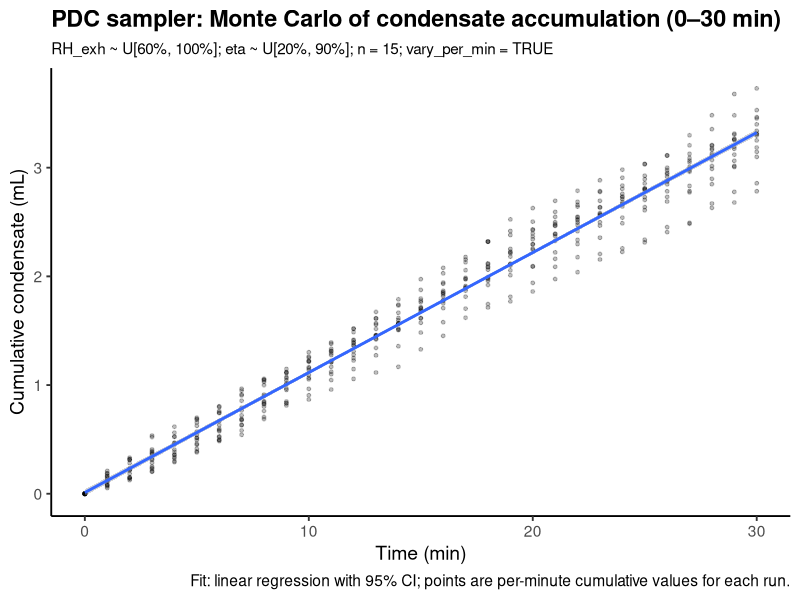
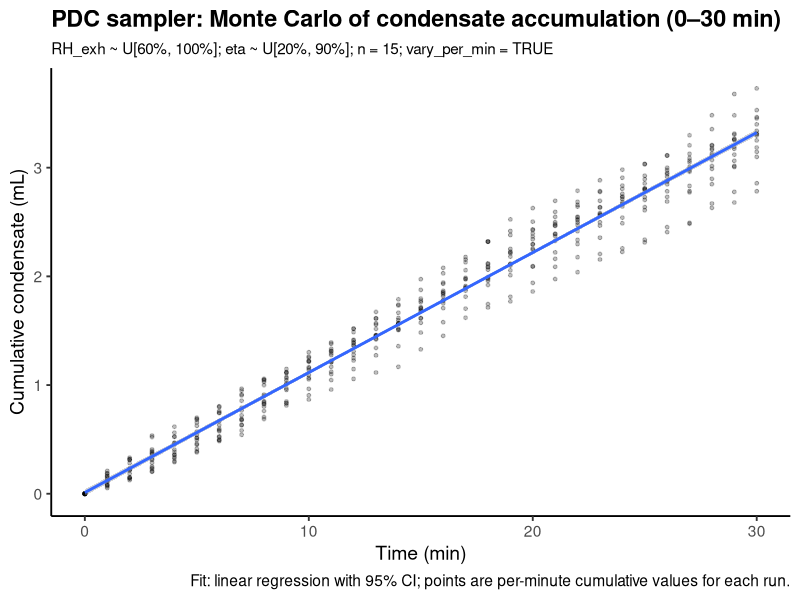
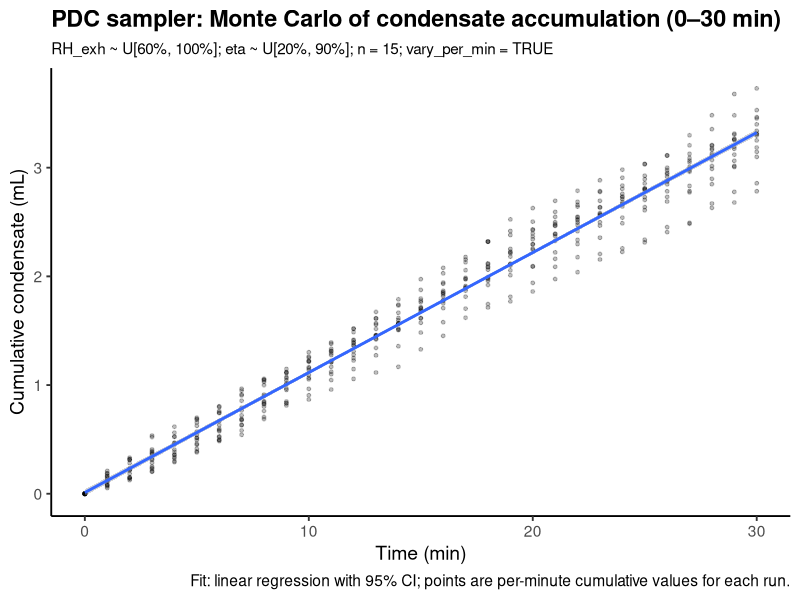
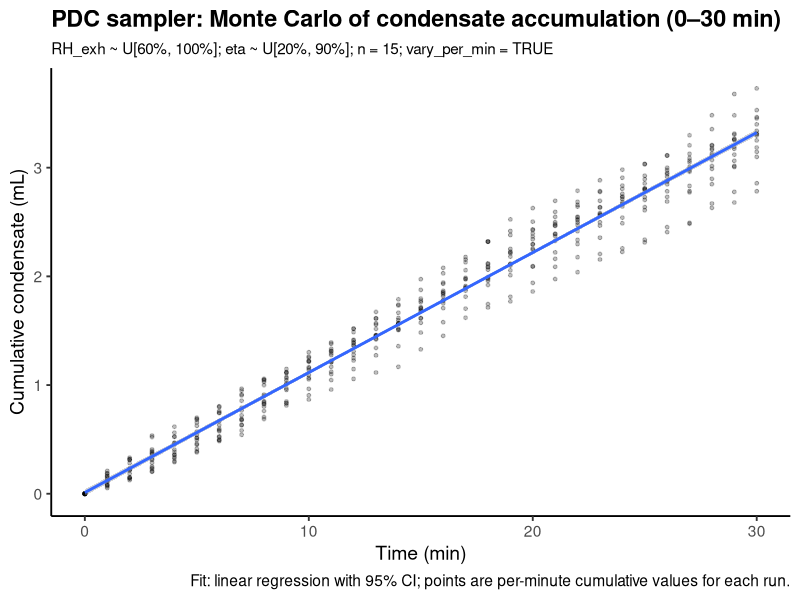

Reproduce these figures in R, in order.
# =====================================================================
# Title:    Monte Carlo simulation of PDC-sampler condensate generation
# Purpose:  Reproduce Fig. 2a (0–30 min cumulative condensate + 95% CI)
# Method:   Simple humidity-mixing / saturation-approach model;
#           stochastic RH_exh and collection efficiency (eta).
# Theory:   Supplementary Text S1; parameters in Supplementary Table S2.
#
# Usage:
#   - Put this script in repo root (e.g., scripts/ or root).
#   - Outputs are written to relative folders: ./data/ and ./figures/
#   - Run in R: source("pdc_montecarlo_condensate.R")
#     (Optional) set.seed(20251104) for exact reproducibility.
#
# Dependencies: ggplot2, dplyr (install.packages(c("ggplot2","dplyr")))
#
# Outputs:
#   data/PDC_MonteCarlo_cumulative_time_series.csv
#   data/PDC_MonteCarlo_summary_by_time.csv
#   figures/PDC_MonteCarlo_CumVolume_vs_Time.{svg,pdf,tiff}
#
# Metadata:
#   Version: 1.0
#   Author:  Gao Han
#   Affil.:  School of Biological Science and Medical Engineering,
#            Southeast University
#   Date:    2025-11-04
#   Notes:   No personal data; simulation only.
# =====================================================================

suppressPackageStartupMessages({
  library(ggplot2)
  library(dplyr)
})

# --------------------------
# Fixed physical parameters
# --------------------------
p_kPa        <- 101.325   # total pressure (kPa)
R_kPaL_molK  <- 8.314     # gas constant (kPa·L/(mol·K))
rho_w_kg_L   <- 1.0       # water density (kg/L)
M_da_kg_mol  <- 0.02897   # dry air molar mass (kg/mol)

# --------------------------
# Operating conditions
# --------------------------
Vdot_exh_Lpm <- 10        # exhaled flow (L/min)
T_exh_C      <- 28        # exhaled gas temperature (°C)
Vdot_amb_Lpm <- 15        # make-up air flow (L/min)
T_amb_C      <- 20        # make-up air temperature (°C)
RH_amb       <- 0.50      # make-up air relative humidity (-)
Vdot_PDC_Lpm <- 25        # total draw by PDC (L/min) [Vdot_exh + Vdot_amb]
T_out_C      <- 4         # outlet gas temperature after condensation (°C)

# --------------------------
# Monte Carlo settings
# --------------------------
# set.seed(20251104)      # uncomment for reproducibility
n_runs       <- 15        # number of simulated trajectories
t_end_min    <- 30        # total simulated time (min)
dt_min       <- 1         # time step (min)
vary_per_min <- TRUE      # TRUE: RH_exh and eta vary every minute

# Stochastic ranges (uniform)
RH_exh_min <- 0.60        # exhaled RH lower bound (-)
RH_exh_max <- 1.00        # exhaled RH upper bound (-)
eta_min    <- 0.20        # collection efficiency lower bound (-)
eta_max    <- 0.90        # collection efficiency upper bound (-)

# --------------------------
# I/O (GitHub-friendly paths)
# --------------------------
dir_data <- file.path("data")
dir_fig  <- file.path("figures")
if (!dir.exists(dir_data)) dir.create(dir_data, recursive = TRUE, showWarnings = FALSE)
if (!dir.exists(dir_fig))  dir.create(dir_fig,  recursive = TRUE, showWarnings = FALSE)

# --------------------------
# Saturation vapor pressure (kPa), Magnus formula
# --------------------------
es_kPa <- function(T_C) {
  0.61094 * exp(17.625 * T_C / (T_C + 243.04))
}

# ------------------------------------------------------------
# One-step (1 min) condensate flow rate
# Returns:
#   Vdot_upper_Lpm : theoretical upper limit (no efficiency)
#   Vdot_eta_Lpm   : effective value with efficiency eta
# ------------------------------------------------------------
step_Vdot <- function(RH_exh, eta_effect) {
  # vapor partial pressures
  e_exh_kPa <- RH_exh * es_kPa(T_exh_C)
  e_amb_kPa <- RH_amb  * es_kPa(T_amb_C)
  
  # humidity ratios (kg water/kg dry air)
  w_exh <- 0.62198 * e_exh_kPa / (p_kPa - e_exh_kPa)
  w_amb <- 0.62198 * e_amb_kPa / (p_kPa - e_amb_kPa)
  
  # total molar flow rates (mol/min)
  n_tot_exh <- p_kPa * Vdot_exh_Lpm / (R_kPaL_molK * (T_exh_C + 273.15))
  n_tot_amb <- p_kPa * Vdot_amb_Lpm / (R_kPaL_molK * (T_amb_C + 273.15))
  
  # dry-air molar flows (mol/min)
  xw_exh <- e_exh_kPa / p_kPa
  xw_amb <- e_amb_kPa / p_kPa
  n_dry_exh <- n_tot_exh * (1 - xw_exh)
  n_dry_amb <- n_tot_amb * (1 - xw_amb)
  
  # dry-air mass flows (kg/min)
  mdot_dry_exh <- n_dry_exh * M_da_kg_mol
  mdot_dry_amb <- n_dry_amb * M_da_kg_mol
  mdot_dry_mix <- mdot_dry_exh + mdot_dry_amb
  
  # mixed humidity and saturated humidity at outlet temperature
  mdot_w_mix <- w_exh * mdot_dry_exh + w_amb * mdot_dry_amb
  w_mix      <- mdot_w_mix / mdot_dry_mix
  w_out_star <- 0.62198 * es_kPa(T_out_C) / (p_kPa - es_kPa(T_out_C))
  
  # condensate mass and volume rates
  delta_w <- max(0, w_mix - w_out_star)
  mdot_cond_upper <- delta_w * mdot_dry_mix            # kg/min
  Vdot_upper_Lpm  <- mdot_cond_upper / rho_w_kg_L      # L/min
  Vdot_eta_Lpm    <- eta_effect * Vdot_upper_Lpm       # L/min
  
  c(Vdot_upper_Lpm = Vdot_upper_Lpm, Vdot_eta_Lpm = Vdot_eta_Lpm)
}

# ------------------------------------------------------------
# Simulate one trajectory (returns cumulative volume by minute)
# ------------------------------------------------------------
simulate_one_run <- function(run_id) {
  times   <- seq(0, t_end_min, by = dt_min)
  n_steps <- length(times) - 1
  
  if (vary_per_min) {
    RH_series  <- runif(n_steps, RH_exh_min, RH_exh_max)
    eta_series <- runif(n_steps, eta_min,    eta_max)
  } else {
    RH_val  <- runif(1, RH_exh_min, RH_exh_max)
    eta_val <- runif(1, eta_min,    eta_max)
    RH_series  <- rep(RH_val,  n_steps)
    eta_series <- rep(eta_val, n_steps)
  }
  
  V_upper_cum <- numeric(n_steps + 1)  # mL
  V_eta_cum   <- numeric(n_steps + 1)
  
  for (k in 1:n_steps) {
    rates <- step_Vdot(RH_exh = RH_series[k], eta_effect = eta_series[k]) # L/min
    V_upper_cum[k + 1] <- V_upper_cum[k] + rates["Vdot_upper_Lpm"] * dt_min * 1000  # mL
    V_eta_cum[k + 1]   <- V_eta_cum[k]   + rates["Vdot_eta_Lpm"]   * dt_min * 1000  # mL
  }
  
  data.frame(
    run_id          = run_id,
    time_min        = times,
    V_cum_upper_mL  = V_upper_cum,
    V_cum_eta_mL    = V_eta_cum
  )
}

# --------------------------
# Monte Carlo execution
# --------------------------
mc_df <- dplyr::bind_rows(lapply(1:n_runs, simulate_one_run))

# Primary dataset for plotting (effective condensate only)
plot_df <- mc_df %>% select(run_id, time_min, V_cum_eta_mL)

# Time-wise summary statistics (for reference)
summary_df <- plot_df %>%
  group_by(time_min) %>%
  summarise(
    mean_mL = mean(V_cum_eta_mL),
    sd_mL   = sd(V_cum_eta_mL),
    q025    = quantile(V_cum_eta_mL, 0.025),
    q975    = quantile(V_cum_eta_mL, 0.975),
    .groups = "drop"
  )

# --------------------------
# Visualization
# --------------------------
p <- ggplot(plot_df, aes(x = time_min, y = V_cum_eta_mL)) +
  geom_point(alpha = 0.25, size = 1.0) +
  stat_smooth(method = "lm", se = TRUE, linewidth = 1.0) +
  labs(
    x = "Time (min)",
    y = "Cumulative condensate (mL)",
    title = "PDC sampler: Monte Carlo of condensate accumulation (0–30 min)",
    subtitle = sprintf("RH_exh ~ U[%.0f%%, %.0f%%]; eta ~ U[%.0f%%, %.0f%%]; n = %d; vary_per_min = %s",
                       RH_exh_min*100, RH_exh_max*100, eta_min*100, eta_max*100,
                       n_runs, ifelse(vary_per_min, "TRUE", "FALSE")),
    caption = "Fit: linear regression with 95% CI; points are per-minute cumulative values for each run."
  ) +
  theme_classic(base_size = 14) +
  theme(
    plot.title    = element_text(face = "bold"),
    plot.subtitle = element_text(size = 11)
  )

print(p)

# --------------------------
# Save data and figures
# --------------------------
file_data_detail  <- file.path(dir_data, "PDC_MonteCarlo_cumulative_time_series.csv")
file_data_summary <- file.path(dir_data, "PDC_MonteCarlo_summary_by_time.csv")
write.csv(mc_df,      file_data_detail,  row.names = FALSE)
write.csv(summary_df, file_data_summary, row.names = FALSE)

file_svg <- file.path(dir_fig, "PDC_MonteCarlo_CumVolume_vs_Time.svg")
file_pdf <- file.path(dir_fig, "PDC_MonteCarlo_CumVolume_vs_Time.pdf")   # bug fixed
file_tif <- file.path(dir_fig, "PDC_MonteCarlo_CumVolume_vs_Time.tiff")

ggsave(file_svg, p, width = 7, height = 5, units = "in")
ggsave(file_pdf, p, width = 7, height = 5, units = "in")
ggsave(file_tif, p, width = 7, height = 5, units = "in", dpi = 600, compression = "lzw")

# --------------------------
# Optional: add dashed mean of the theoretical upper bound
# --------------------------
# lines_df <- mc_df %>% group_by(time_min) %>%
#   summarise(mean_upper = mean(V_cum_upper_mL), .groups = "drop")
# p2 <- p + geom_line(data = lines_df, aes(x = time_min, y = mean_upper),
#                     linewidth = 0.9, linetype = "dashed")
# ggsave(file.path(dir_fig, "PDC_MonteCarlo_CumVolume_vs_Time_withUpper.pdf"),
#        p2, width = 7, height = 5, units = "in")
